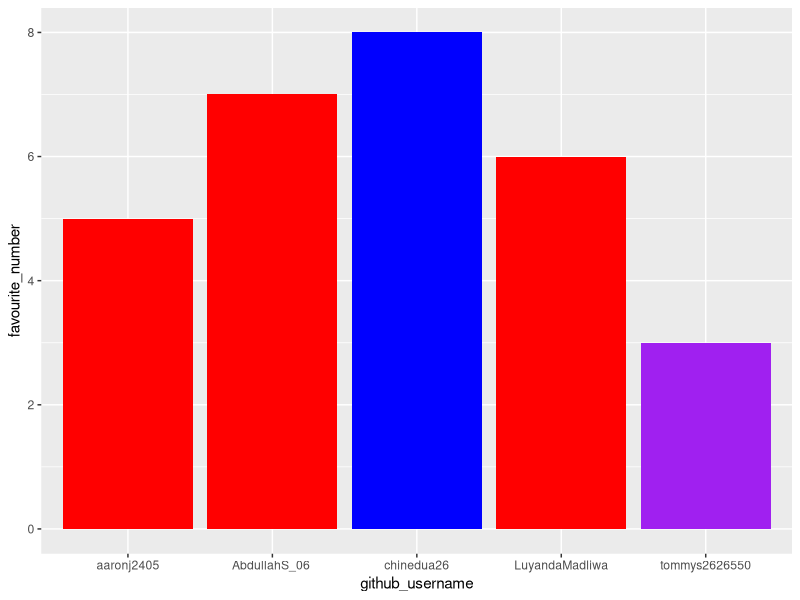
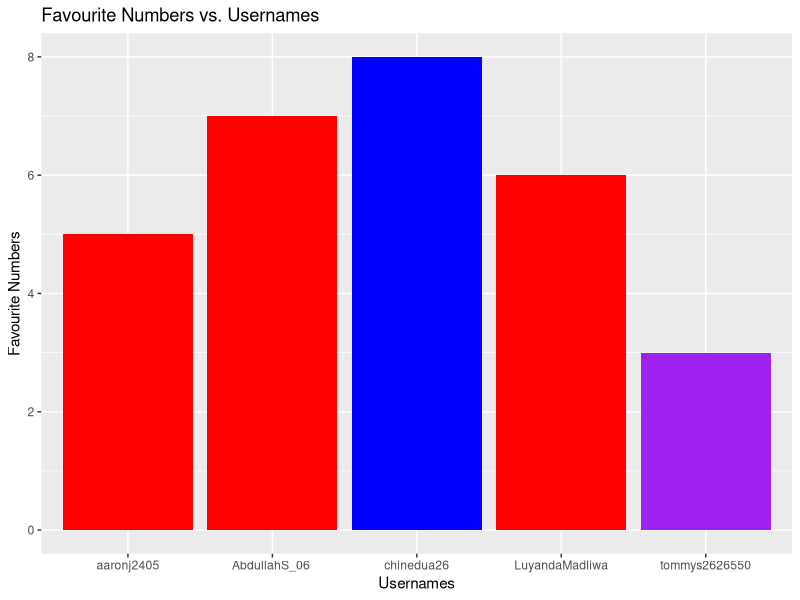
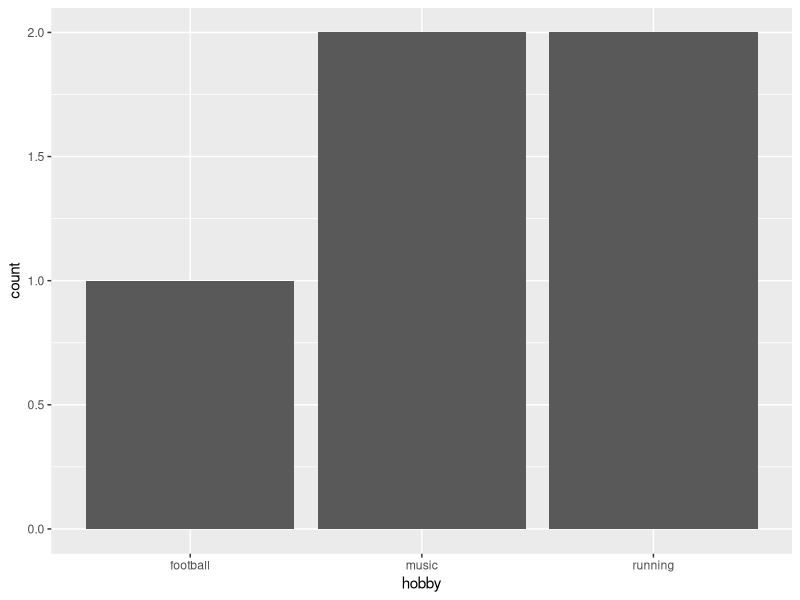

Here is the R script that generated these plots, in order:
## ---- chunk 1
library(tidyverse) 
## ---- chunk 2
team_data <- tibble(
  name = c("Luyanda", "Abdullah", "Aaron", 
           "Chinedu", "Tommy"),
  github_username = c("LuyandaMadliwa", "AbdullahS_06 ", "aaronj2405", 
                      "chinedua26","tommys2626550"), 
  colour = c("red", "red", "red",
             "blue", "purple"),
  hobby = c("music", "running", "football", 
            "music", "running"),
  favourite_number = c(6, 7, 5, 8, 3)
  )

team_data
## ---- chunk 3
p1 <- ggplot(data = team_data, 
             mapping = aes(x = github_username, 
                           y = favourite_number,
                           fill = colour), 
             ) +
   geom_col() +
   scale_fill_identity()
p1
## ---- chunk 4
p1 + labs(x = "Usernames", 
          y = "Favourite Numbers",
          title = "Favourite Numbers vs. Usernames")
## ---- chunk 5
p2 <- ggplot(team_data, aes(x = hobby)) +
  geom_bar()
p2
